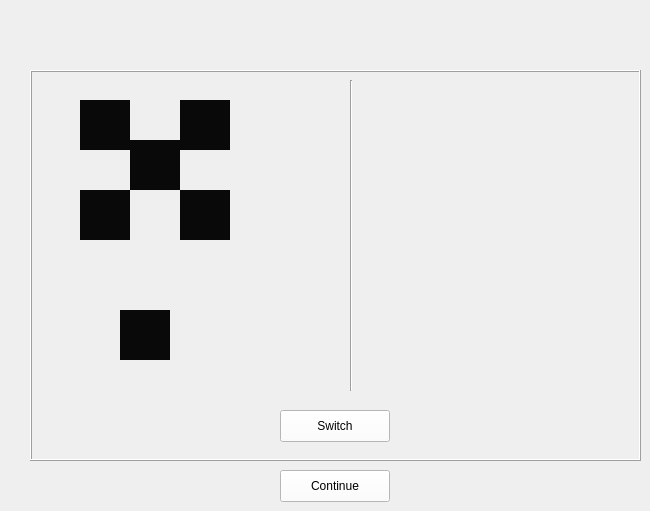
    <widget class="QWidget" name="pageSidetrackExp">
     <widget class="QFrame" name="frame_7">
      <property name="geometry">
       <rect>
        <x>30</x>
        <y>70</y>
        <width>611</width>
        <height>391</height>
       </rect>
      </property>
      <property name="styleSheet">
       <string notr="true">background-color: rgb(239, 239, 239);</string>
      </property>
      <property name="frameShape">
       <enum>QFrame::Box</enum>
      </property>
      <property name="frameShadow">
       <enum>QFrame::Raised</enum>
      </property>
      <widget class="QLabel" name="ballSidetrackExp">
       <property name="geometry">
        <rect>
         <x>540</x>
         <y>130</y>
         <width>41</width>
         <height>41</height>
        </rect>
       </property>
       <property name="text">
        <string/>
       </property>
       <property name="pixmap">
        <pixmap>ball.png</pixmap>
       </property>
       <property name="scaledContents">
        <bool>true</bool>
       </property>
      </widget>
      <widget class="QPushButton" name="switchButtonExp">
       <property name="geometry">
        <rect>
         <x>250</x>
         <y>340</y>
         <width>110</width>
         <height>32</height>
        </rect>
       </property>
       <property name="autoFillBackground">
        <bool>false</bool>
       </property>
       <property name="styleSheet">
        <string notr="true">background-color: rgb(255, 255, 255);</string>
       </property>
       <property name="text">
        <string>Switch</string>
       </property>
      </widget>
      <widget class="Line" name="lineSidetrackExp">
       <property name="geometry">
        <rect>
         <x>320</x>
         <y>10</y>
         <width>2</width>
         <height>311</height>
        </rect>
       </property>
       <property name="lineWidth">
        <number>1</number>
       </property>
       <property name="midLineWidth">
        <number>0</number>
       </property>
       <property name="orientation">
        <enum>Qt::Vertical</enum>
       </property>
      </widget>
      <widget class="QLabel" name="switchDefaultExp">
       <property name="geometry">
        <rect>
         <x>260</x>
         <y>140</y>
         <width>91</width>
         <height>71</height>
        </rect>
       </property>
       <property name="text">
        <string/>
       </property>
       <property name="pixmap">
        <pixmap>switch1.png</pixmap>
       </property>
       <property name="scaledContents">
        <bool>true</bool>
       </property>
      </widget>
      <widget class="QLabel" name="switchSidetrackExp">
       <property name="geometry">
        <rect>
         <x>260</x>
         <y>140</y>
         <width>91</width>
         <height>71</height>
        </rect>
       </property>
       <property name="frameShadow">
        <enum>QFrame::Plain</enum>
       </property>
       <property name="midLineWidth">
        <number>0</number>
       </property>
       <property name="text">
        <string/>
       </property>
       <property name="pixmap">
        <pixmap>switch2.png</pixmap>
       </property>
       <property name="scaledContents">
        <bool>true</bool>
       </property>
      </widget>
      <widget class="QFrame" name="groupDefault">
       <property name="geometry">
        <rect>
         <x>40</x>
         <y>20</y>
         <width>171</width>
         <height>161</height>
        </rect>
       </property>
       <property name="frameShape">
        <enum>QFrame::NoFrame</enum>
       </property>
       <property name="frameShadow">
        <enum>QFrame::Plain</enum>
       </property>
       <property name="lineWidth">
        <number>0</number>
       </property>
       <widget class="QLabel" name="person1_8">
        <property name="geometry">
         <rect>
          <x>10</x>
          <y>10</y>
          <width>50</width>
          <height>50</height>
         </rect>
        </property>
        <property name="styleSheet">
         <string notr="true">background-color: rgb(9, 9, 9);</string>
        </property>
        <property name="text">
         <string/>
        </property>
        <property name="pixmap">
         <pixmap>Boy1.jpg</pixmap>
        </property>
        <property name="scaledContents">
         <bool>true</bool>
        </property>
       </widget>
       <widget class="QLabel" name="person2_9">
        <property name="geometry">
         <rect>
          <x>110</x>
          <y>100</y>
          <width>50</width>
          <height>50</height>
         </rect>
        </property>
        <property name="styleSheet">
         <string notr="true">background-color: rgb(9, 9, 9);</string>
        </property>
        <property name="text">
         <string/>
        </property>
        <property name="pixmap">
         <pixmap>Girl3.jpg</pixmap>
        </property>
        <property name="scaledContents">
         <bool>true</bool>
        </property>
       </widget>
       <widget class="QLabel" name="person4_8">
        <property name="geometry">
         <rect>
          <x>110</x>
          <y>10</y>
          <width>50</width>
          <height>50</height>
         </rect>
        </property>
        <property name="styleSheet">
         <string notr="true">background-color: rgb(9, 9, 9);</string>
        </property>
        <property name="text">
         <string/>
        </property>
        <property name="pixmap">
         <pixmap>Boy4.jpg</pixmap>
        </property>
        <property name="scaledContents">
         <bool>true</bool>
        </property>
       </widget>
       <widget class="QLabel" name="person3_8">
        <property name="geometry">
         <rect>
          <x>60</x>
          <y>50</y>
          <width>50</width>
          <height>50</height>
         </rect>
        </property>
        <property name="styleSheet">
         <string notr="true">background-color: rgb(9, 9, 9);</string>
        </property>
        <property name="text">
         <string/>
        </property>
        <property name="pixmap">
         <pixmap>Girl2.jpg</pixmap>
        </property>
        <property name="scaledContents">
         <bool>true</bool>
        </property>
       </widget>
       <widget class="QLabel" name="person2_10">
        <property name="geometry">
         <rect>
          <x>10</x>
          <y>100</y>
          <width>50</width>
          <height>50</height>
         </rect>
        </property>
        <property name="styleSheet">
         <string notr="true">background-color: rgb(9, 9, 9);</string>
        </property>
        <property name="text">
         <string/>
        </property>
        <property name="pixmap">
         <pixmap>Boy3.jpg</pixmap>
        </property>
        <property name="scaledContents">
         <bool>true</bool>
        </property>
       </widget>
      </widget>
      <widget class="QLabel" name="personSidetrack">
       <property name="geometry">
        <rect>
         <x>90</x>
         <y>240</y>
         <width>50</width>
         <height>50</height>
        </rect>
       </property>
       <property name="styleSheet">
        <string notr="true">background-color: rgb(9, 9, 9);</string>
       </property>
       <property name="text">
        <string/>
       </property>
       <property name="pixmap">
        <pixmap>Girl1.jpg</pixmap>
       </property>
       <property name="scaledContents">
        <bool>true</bool>
       </property>
      </widget>
      <zorder>switchSidetrackExp</zorder>
      <zorder>switchDefaultExp</zorder>
      <zorder>switchButtonExp</zorder>
      <zorder>groupDefault</zorder>
      <zorder>personSidetrack</zorder>
      <zorder>lineSidetrackExp</zorder>
      <zorder>ballSidetrackExp</zorder>
     </widget>
     <widget class="QPushButton" name="continueSidetrackExpButton">
      <property name="geometry">
       <rect>
        <x>280</x>
        <y>470</y>
        <width>110</width>
        <height>32</height>
       </rect>
      </property>
      <property name="font">
       <font>
        <family>Arial</family>
       </font>
      </property>
      <property name="autoFillBackground">
       <bool>false</bool>
      </property>
      <property name="styleSheet">
       <string notr="true">background-color: rgb(255, 255, 255);</string>
      </property>
      <property name="text">
       <string>Continue</string>
      </property>
     </widget>
     <widget class="QLabel" name="label_25">
      <property name="geometry">
       <rect>
        <x>0</x>
        <y>-20</y>
        <width>131</width>
        <height>91</height>
       </rect>
      </property>
      <property name="text">
       <string/>
      </property>
      <property name="pixmap">
       <pixmap>ucl-logo.jpg</pixmap>
      </property>
      <property name="scaledContents">
       <bool>true</bool>
      </property>
     </widget>
    </widget>
